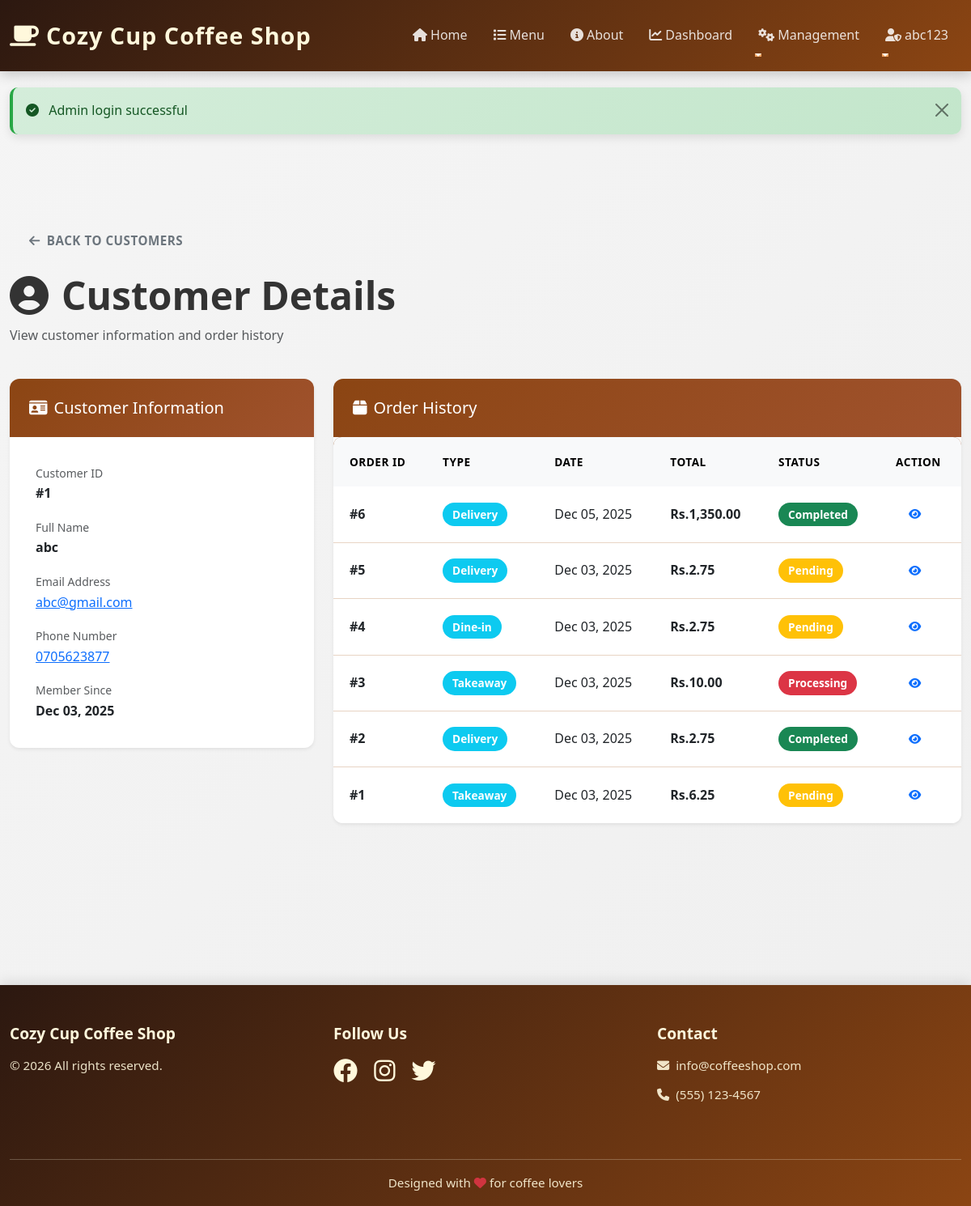
Page /public/index.php?page=admin-customer-details&id=1 (signed in) on the committed database.
### tables this page shows
CREATE TABLE `customers` (
  `id` int NOT NULL AUTO_INCREMENT,
  `email` varchar(191) NOT NULL,
  `password_hash` varchar(255) NOT NULL,
  `full_name` varchar(255) NOT NULL,
  `phone` varchar(20) NOT NULL,
  `created_at` timestamp NULL DEFAULT CURRENT_TIMESTAMP,
  `updated_at` timestamp NULL DEFAULT CURRENT_TIMESTAMP ON UPDATE CURRENT_TIMESTAMP,
  PRIMARY KEY (`id`),
  UNIQUE KEY `email` (`email`)
);

CREATE TABLE `orders` (
  `id` int NOT NULL AUTO_INCREMENT,
  `customer_id` int NOT NULL,
  `order_type` varchar(50) NOT NULL,
  `status` varchar(50) DEFAULT 'Pending',
  `total_price` decimal(10,2) NOT NULL,
  `delivery_address` text,
  `table_id` int DEFAULT NULL,
  `created_at` timestamp NULL DEFAULT CURRENT_TIMESTAMP,
  `updated_at` timestamp NULL DEFAULT CURRENT_TIMESTAMP ON UPDATE CURRENT_TIMESTAMP,
  PRIMARY KEY (`id`)
);

### app/controllers/BaseController.php (called while the page is built, shortened)
<?php
class BaseController {
    public function __construct() {
        require_once __DIR__ . '/../models/Database.php';
    }
    protected function render($view, $data = []) {
        extract($data);
        require __DIR__ . '/../views/' . $view . '.php';
    }
    protected function getGet($key, $default = null) {
        return isset($_GET[$key]) ? SecurityHelper::sanitizeInput($_GET[$key]) : $default;
    }
}
?>

### app/controllers/AdminCustomerController.php (called while the page is built, shortened)
<?php
require_once __DIR__ . '/BaseController.php';
require_once __DIR__ . '/../models/User.php';
require_once __DIR__ . '/../models/Order.php';
class AdminCustomerController extends BaseController {
    public function showCustomerDetails() {
        $customer_id = $this->getGet('id');
        $user = new User();
        $customer = $user->getById($customer_id);
        $order = new Order();
        $orders = $order->getByCustomer($customer_id);
        $this->render('admin/customer-details', [
            'customer' => $customer,
            'orders' => $orders
        ]);
    }
}
?>

### helpers/SecurityHelper.php (called while the page is built, shortened)
<?php
class SecurityHelper {
    public static function sanitizeInput($input) {
        return htmlspecialchars(trim($input), ENT_QUOTES, 'UTF-8');
    }
    public static function escapeOutput($output) {
        return htmlspecialchars($output, ENT_QUOTES, 'UTF-8');
    }
}
?>

### app/models/User.php (called while the page is built, shortened)
<?php
require_once __DIR__ . '/Database.php';
class User {
    private $db;
    public function __construct() {
        $this->db = new Database();
    }
    public function getById($customer_id) {
        $stmt = $this->db->prepare("SELECT id, email, full_name, phone, created_at FROM customers WHERE id = ?");
        $stmt->bind_param("i", $customer_id);
        $stmt->execute();
        $result = $stmt->get_result();
        return $result->fetch_assoc();
    }
}
?>

### app/models/Database.php (called while the page is built, shortened)
<?php
class Database {
    private $conn;
    public function __construct() {
        global $conn;
        $this->conn = $conn;
    }
    public function prepare($sql) {
        return $this->conn->prepare($sql);
    }
}
?>

### app/models/Order.php (called while the page is built, shortened)
<?php
require_once __DIR__ . '/Database.php';
class Order {
    private $db;
    public function __construct() {
        $this->db = new Database();
    }
    public function getByCustomer($customer_id) {
        $stmt = $this->db->prepare("SELECT * FROM orders WHERE customer_id = ? ORDER BY created_at DESC");
        $stmt->bind_param("i", $customer_id);
        $stmt->execute();
        $result = $stmt->get_result();
        return $result->fetch_all(MYSQLI_ASSOC);
    }
}
?>

### app/views/admin/customer-details.php (the view)
<?php include __DIR__ . '/../layouts/header.php'; ?>
<div class="container-fluid py-5">
    <div class="row mb-4">
        <div class="col-12">
            <a href="<?php echo SITE_URL; ?>/public/index.php?page=customer-management" class="btn btn-outline-secondary mb-3">
                <i class="fas fa-arrow-left me-2"></i>Back to Customers
            </a>
            <h1 class="display-5 fw-bold mb-2">
                <i class="fas fa-user-circle me-3"></i>Customer Details
            </h1>
            <p class="text-muted">View customer information and order history</p>
        </div>
    </div>
    <div class="row g-4 mb-5">
        <div class="col-lg-4">
            <div class="card border-0 shadow-sm">
                <div class="card-header bg-primary text-white">
                    <h5 class="mb-0"><i class="fas fa-id-card me-2"></i>Customer Information</h5>
                </div>
                <div class="card-body">
                    <div class="mb-3">
                        <small class="text-muted">Customer ID</small>
                        <p class="mb-0"><strong>#<?php echo $customer['id']; ?></strong></p>
                    </div>
                    <div class="mb-3">
                        <small class="text-muted">Full Name</small>
                        <p class="mb-0"><strong><?php echo SecurityHelper::escapeOutput($customer['full_name']); ?></strong></p>
                    </div>
                    <div class="mb-3">
                        <small class="text-muted">Email Address</small>
                        <p class="mb-0"><a href="mailto:<?php echo SecurityHelper::escapeOutput($customer['email']); ?>"><?php echo SecurityHelper::escapeOutput($customer['email']); ?></a></p>
                    </div>
                    <div class="mb-3">
                        <small class="text-muted">Phone Number</small>
                        <p class="mb-0"><a href="tel:<?php echo SecurityHelper::escapeOutput($customer['phone']); ?>"><?php echo SecurityHelper::escapeOutput($customer['phone']); ?></a></p>
                    </div>
                    <div class="mb-0">
                        <small class="text-muted">Member Since</small>
                        <p class="mb-0"><strong><?php echo date('M d, Y', strtotime($customer['created_at'])); ?></strong></p>
                    </div>
                </div>
            </div>
        </div>
        <div class="col-lg-8">
            <div class="card border-0 shadow-sm">
                <div class="card-header bg-success text-white">
                    <h5 class="mb-0"><i class="fas fa-box me-2"></i>Order History</h5>
                </div>
                <div class="card-body p-0">
                    <?php if (empty($orders)): ?>
                        <div class="empty-state p-5">
                            <i class="fas fa-inbox"></i>
                            <h6 class="mt-3">No Orders</h6>
                            <p class="text-muted small">This customer hasn't placed any orders yet.</p>
                        </div>
                    <?php else: ?>
                        <div class="table-responsive">
                            <table class="table table-hover mb-0">
                                <thead class="table-light">
                                    <tr>
                                        <th>Order ID</th>
                                        <th>Type</th>
                                        <th>Date</th>
                                        <th>Total</th>
                                        <th>Status</th>
                                        <th>Action</th>
                                    </tr>
                                </thead>
                                <tbody>
                                    <?php foreach ($orders as $order): ?>
                                        <tr>
                                            <td><strong>#<?php echo $order['id']; ?></strong></td>
                                            <td>
                                                <span class="badge bg-info">
                                                    <?php echo SecurityHelper::escapeOutput($order['order_type']); ?>
                                                </span>
                                            </td>
                                            <td><?php echo date('M d, Y', strtotime($order['created_at'])); ?></td>
                                            <td><strong>Rs.<?php echo number_format($order['total_price'], 2); ?></strong></td>
                                            <td>
                                                <span class="badge bg-<?php echo $order['status'] === 'Completed' ? 'success' : ($order['status'] === 'Pending' ? 'warning' : 'danger'); ?>">
                                                    <?php echo SecurityHelper::escapeOutput($order['status']); ?>
                                                </span>
                                            </td>
                                            <td>
                                                <a href="<?php echo SITE_URL; ?>/public/index.php?page=admin-order-details&id=<?php echo $order['id']; ?>" class="btn btn-sm btn-outline-primary">
                                                    <i class="fas fa-eye"></i>
                                                </a>
                                            </td>
                                        </tr>
                                    <?php endforeach; ?>
                                </tbody>
                            </table>
                        </div>
                    <?php endif; ?>
                </div>
            </div>
        </div>
    </div>
</div>
<?php include __DIR__ . '/../layouts/footer.php'; ?>

### public/css/modern.css (style rules this page uses)
:root { --primary-color: #8B4513; --primary-dark: #6B3410; --primary-light: #A0522D; --secondary-color: #D2691E; --accent-color: #F4A460; --light-color: #FFF8DC; --dark-color: #2C1810; --text-color: #333; --border-color: #E8D4C4; --success-color: #28a745; --danger-color: #dc3545; --warning-color: #ffc107; --info-color: #17a2b8; }
* { margin: 0; padding: 0; box-sizing: border-box; }
html, body { height: 100%; }
body { font-family: 'Segoe UI', Tahoma, Geneva, Verdana, sans-serif; background: linear-gradient(135deg, #f5f5f5 0%, #efefef 100%); color: var(--text-color); line-height: 1.6; }
.card { border: none; border-radius: 12px; box-shadow: 0 4px 15px rgba(0, 0, 0, 0.08); transition: all 0.3s ease; overflow: hidden; }
.card-header { background: linear-gradient(135deg, var(--primary-color) 0%, var(--primary-light) 100%); color: white; border: none; padding: 1.5rem; font-weight: 600; }
.card-body { padding: 2rem; }
.btn { border-radius: 8px; font-weight: 600; padding: 0.75rem 1.5rem; transition: all 0.3s ease; border: none; text-transform: uppercase; letter-spacing: 0.5px; font-size: 0.95rem; }
.btn-sm { padding: 0.5rem 1rem; font-size: 0.85rem; }
.table { border-collapse: collapse; background: white; border-radius: 10px; overflow: hidden; box-shadow: 0 4px 12px rgba(0, 0, 0, 0.08); }
.table thead { background: linear-gradient(135deg, var(--primary-color) 0%, var(--primary-light) 100%); color: white; }
.table thead th { border: none; padding: 1.25rem; font-weight: 600; text-transform: uppercase; font-size: 0.85rem; letter-spacing: 0.5px; }
.table tbody td { padding: 1rem 1.25rem; border-bottom: 1px solid var(--border-color); vertical-align: middle; }
.table tbody tr:last-child td { border-bottom: none; }
.bg-primary { background: linear-gradient(135deg, var(--primary-color) 0%, var(--primary-light) 100%) !important; }
html { scroll-behavior: smooth; }
body { animation: pageLoad 0.3s ease; }
.badge { padding: 0.5rem 0.75rem; font-weight: 600; border-radius: 20px; font-size: 0.85rem; }

### rows in the picture
customers: id "1", full_name "abc", email "abc@gmail.com", phone "0705623877", created_at "Dec 03, 2025"
orders: id "6", order_type "Delivery", created_at "Dec 05, 2025", total_price "1,350.00", status "Completed"
orders: id "5", order_type "Delivery", created_at "Dec 03, 2025", total_price "2.75", status "Pending"
orders: id "4", order_type "Dine-in", created_at "Dec 03, 2025", total_price "2.75", status "Pending"
orders: id "3", order_type "Takeaway", created_at "Dec 03, 2025", total_price "10.00", status "Processing"
orders: id "2", order_type "Delivery", created_at "Dec 03, 2025", total_price "2.75", status "Completed"
orders: id "1", order_type "Takeaway", created_at "Dec 03, 2025", total_price "6.25", status "Pending"

### other values in the picture
SITE_NAME "Cozy Cup Coffee Shop"
SecurityHelper::escapeOutput(SessionHelper::getUserName()) "abc123"
SecurityHelper::escapeOutput($flash['message']) "Admin login successful"
